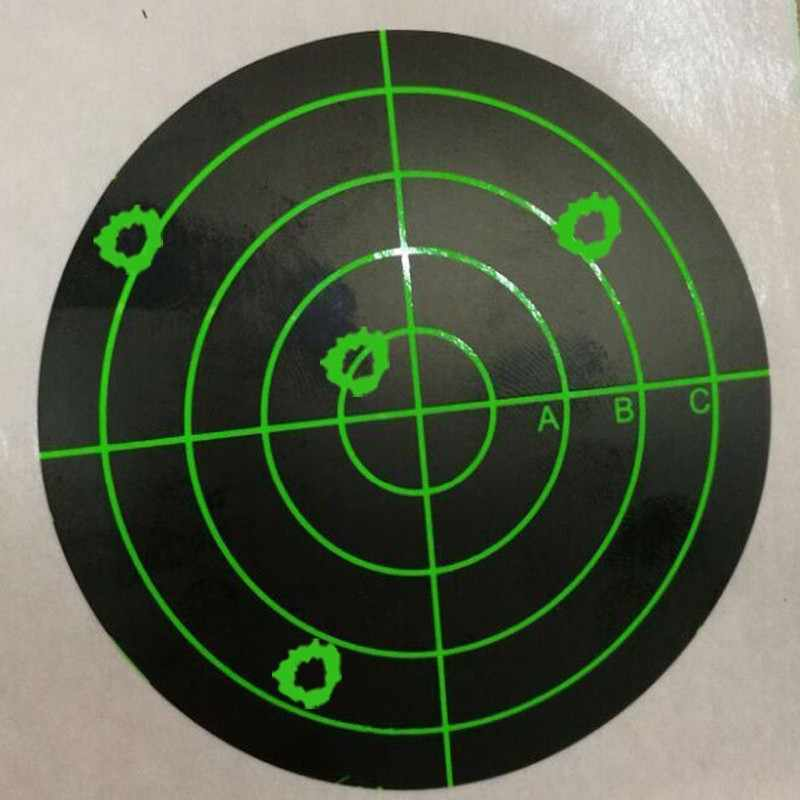
%> input picture 6.3.jpg, 800 x 800 px
$ octave hough_trans_line.m   (GNU Octave 9; MATLAB toolbox functions it lacks are replaced by stand-ins)
%> lines starting %> are read from the running program, lines starting %| are printed output that depends on the picture; in (x1, y1, x2, y2) boxes, pixels count from 0 and x2, y2 are one past the last pixel; in counts of white or black regions, pixels touching at a corner belong together; the program's own positions count from 1
 str='6.3.jpg';   %3.2 doubleline effect 4.1 donot know 4.2 can be handeled
 %in coordinates we should make vertical line to check if that outer
 %background and detect that
 B = imread(str);
%> B is the input picture: size 800x800x3 uint8; mean R, G, B 90.1, 99.1, 79.3
 B=imresize(B,[1300,1300]);
%> B: size 1300x1300x3 uint8


% hf=floor(pts(2,2));
% wf=floor(pts(1,2));
% B = GetCoordinates(B);


 I=B;
 [h,w,s]=size(I);
%> h = 1300; w = 1300; s = 3
 I=imgaussfilt(I,0.8);
 I=imgaussfilt(I,0.8);
 col=I;
 gray=rgb2gray(I);
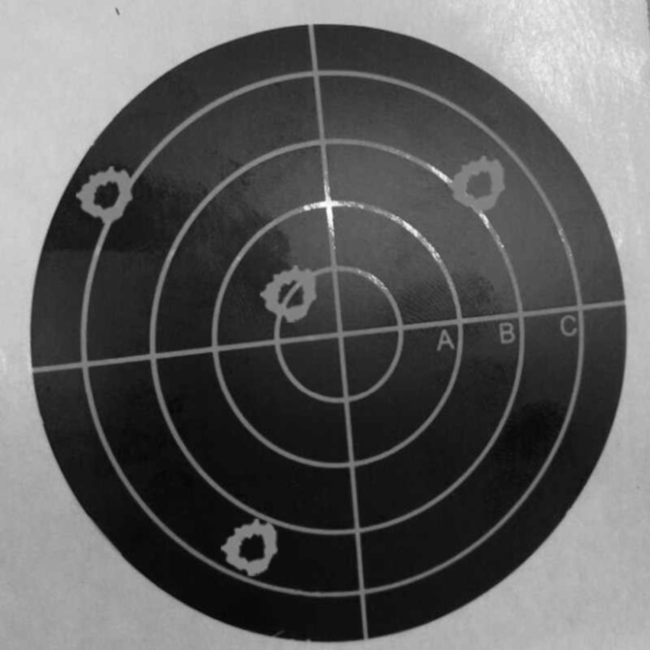
%> gray: size 1300x1300 uint8 (shown at 1/2 size); min 4, max 254, mean 94.2
%  I= edge(gray,'canny',0.4);
 level=0.4;
 I=edge(gray,'Prewitt',0.04);
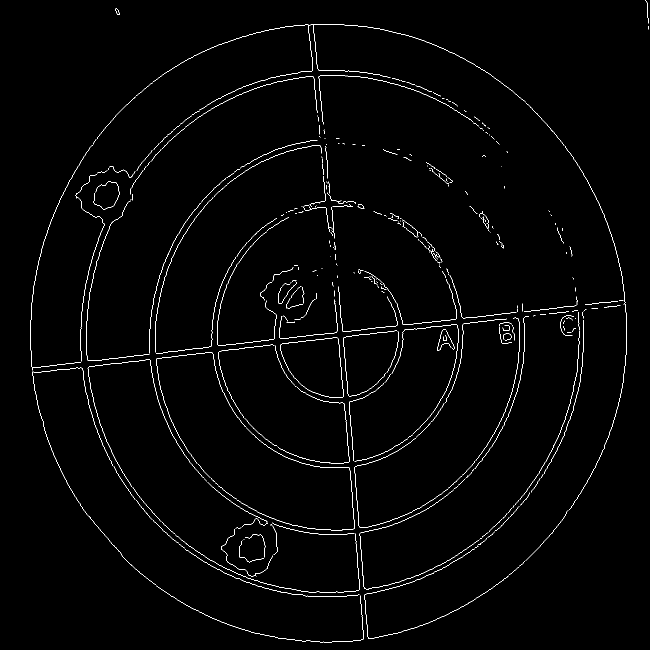
%> I: size 1300x1300 logical (shown at 1/2 size); 1.3% white in thin lines or dots
%  I= bwmorph(I, 'Skel', inf);
 I=im2bw(I,level);
 [H,theta,rho] = hough(I);
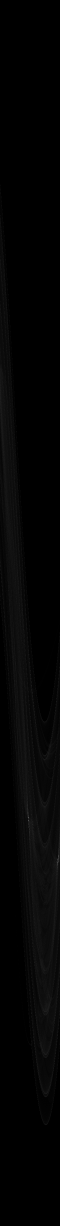
%> H: size 3677x180 double (shown at 1/3 size); min 0, max 363, mean 6; drawn with min black and max white
%> theta = 180 values from -90 to 89; rho = 3677 values from -1838 to 1838
 P = houghpeaks(H,5,'threshold',ceil(0.3*max(H(:))));
%> P = [2463 86; 2589 174]
 x = theta(P(:,2));
%> x = [-5 83]
y = rho(P(:,1));
%> y = [624 750]
%  kj=ceil(0.3*max(H(:)));
%  figure,imshow(kj);
lines = houghlines(I,theta,rho,P,'FillGap',100,'MinLength',7);
%> lines = 3 lines; point1 to point2 (x, y): (653, 289) to (739, 1278), (587, 685) to (65, 749), (632, 49) to (641, 152)

figure, imshow(B), hold on
max_len = 0;
for k = 1:length(lines)
   xy = [lines(k).point1; lines(k).point2];
   plot(xy(:,1),xy(:,2),'LineWidth',2,'Color','green');

   % Plot beginnings and ends of lines
   plot(xy(1,1),xy(1,2),'x','LineWidth',2,'Color','yellow');
   plot(xy(2,1),xy(2,2),'x','LineWidth',2,'Color','red');

   % Determine the endpoints of the longest line segment
   len = norm(lines(k).point1 - lines(k).point2);
   if ( len > max_len)
      max_len = len;
      xy_long = xy;
   end
end
%> this loop made 3 passes
%> (len, max_len, xy_long) on passes 1 to 2: (103.4, 103.4, [632 49; 641 152]), (992.7, 992.7, [653 289; 739 1278])
%> (xy, len) on pass 3: ([587 685; 65 749], 525.9)
% highlight the longest line segment
plot(xy_long(:,1),xy_long(:,2),'LineWidth',2,'Color','red');
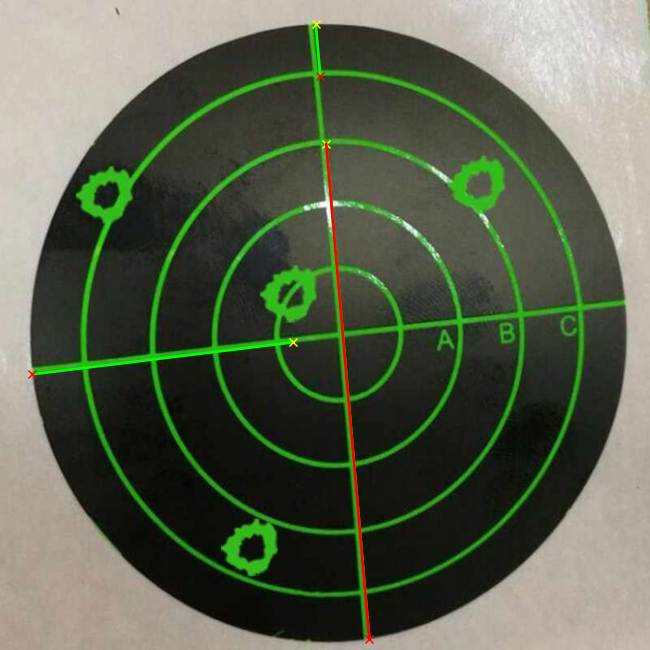
%> figure redrawn from the program's plot data; shown at 1/2 size

 figure,imshow(I);

$ run again, with 1.1.jpg copied over 6.3.jpg
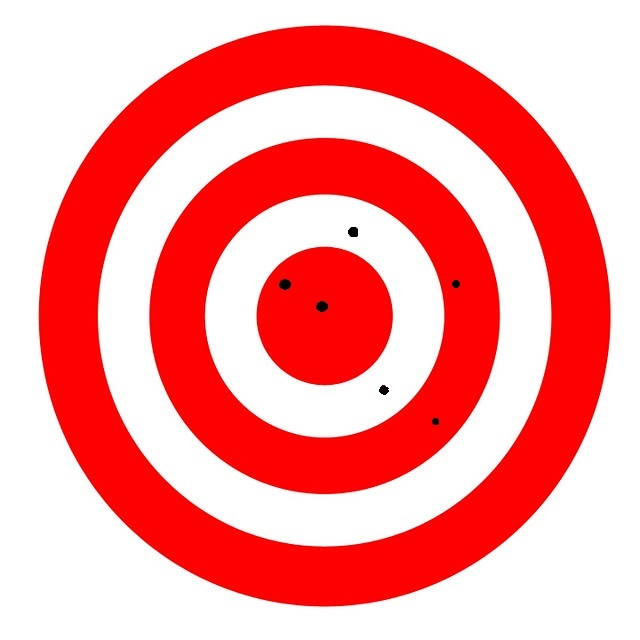
%> input picture 1.1.jpg, 640 x 640 px
%> B is the input picture: size 640x640x3 uint8; mean R, G, B 252.5, 152.9, 152.8
%> B: size 1300x1300x3 uint8
%> `I=edge(gray,'Prewitt',0.04);`:
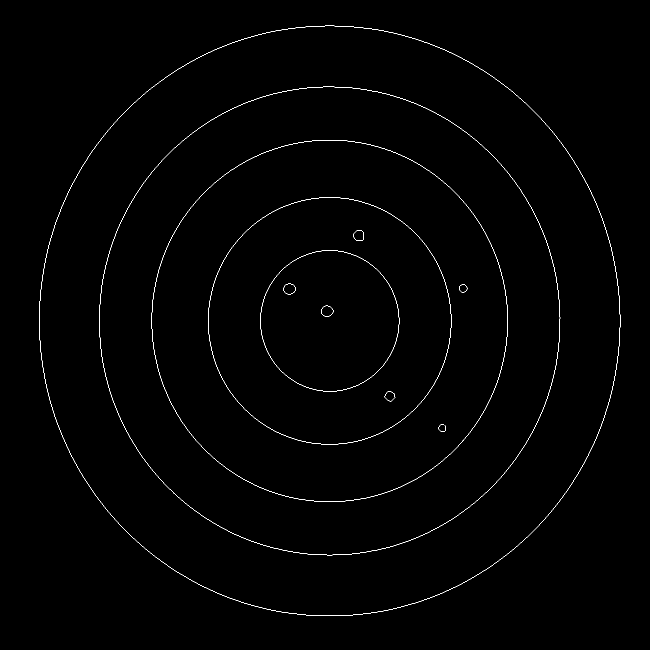
%> I: size 1300x1300 logical (shown at 1/2 size); 0.62% white in thin lines or dots, all inside (x1, y1, x2, y2) = (78, 51, 1241, 1232)
%> theta = 180 values from -90 to 89; rho = 3677 values from -1838 to 1838
%> P = [608 1; 2969 92; 2038 91; 1787 1; 3111 94]
%> x = [-90 1 0 -90 3]
%> y = [-1231 1130 199 -52 1272]
%> lines = 4 lines; point1 to point2 (x, y): (620, 53) to (700, 53), (625, 1232) to (695, 1232), (200, 610) to (200, 675), (1237, 712) to (1241, 654)
%> the loop `for k = 1:length(lines)` made 4 passes
%> (len, max_len, xy_long) on passes 1, 3: (70, 70, [625 1232; 695 1232]), (80, 80, [620 53; 700 53])
%> `plot(xy_long(:,1),xy_long(:,2),'LineWidth',2,'Color','red');`:
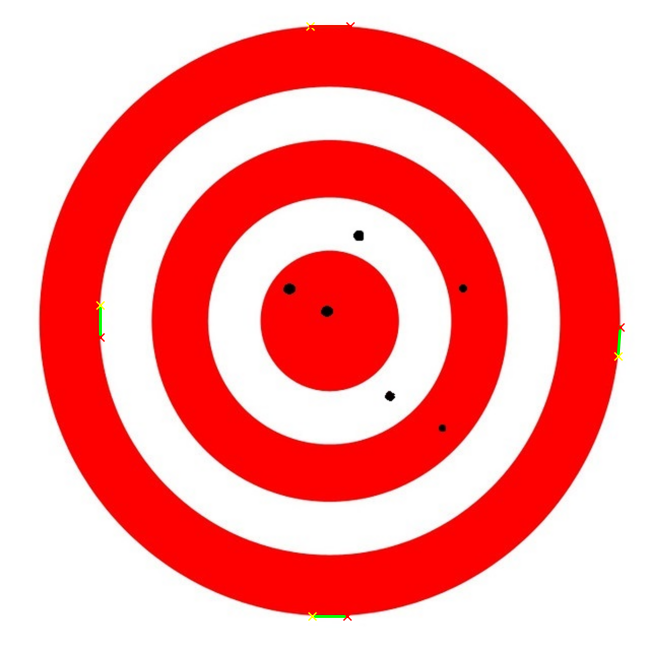
%> figure redrawn from the program's plot data; shown at 1/2 size

$ run again, with 3.3.jpg copied over 6.3.jpg
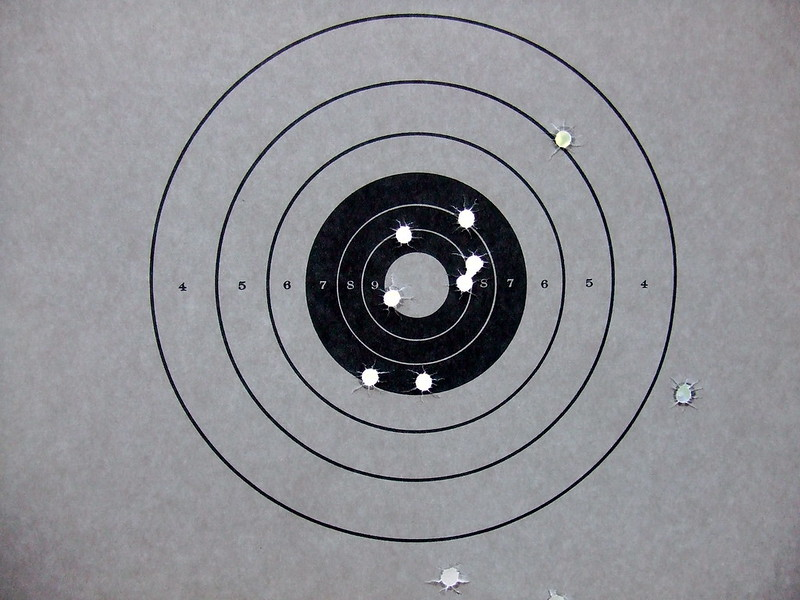
%> input picture 3.3.jpg, 800 x 600 px
%> B is the input picture: size 600x800x3 uint8; mean R, G, B 142.1, 142.4, 147.6
%> B: size 1300x1300x3 uint8
%> `I=edge(gray,'Prewitt',0.04);`:
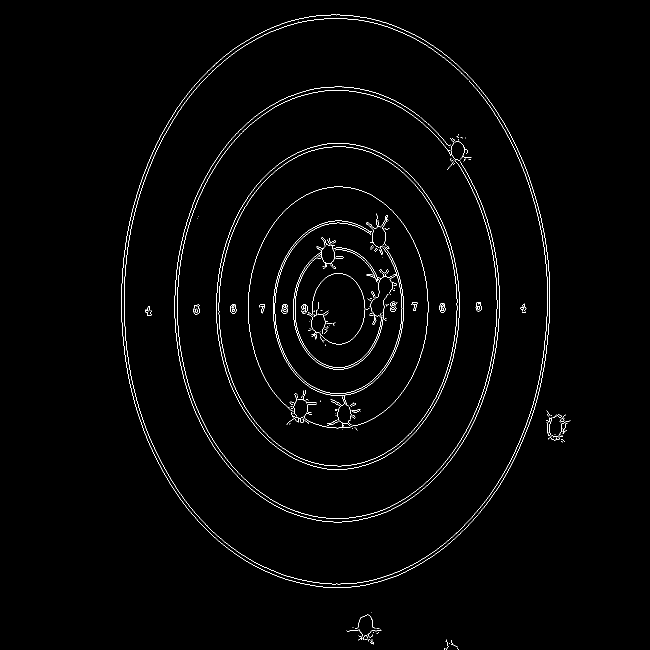
%> I: size 1300x1300 logical (shown at 1/2 size); 1.2% white in thin lines or dots, all inside (x1, y1, x2, y2) = (242, 29, 1141, 1300)
%> theta = 180 values from -90 to 89; rho = 3677 values from -1838 to 1838
%> P = [2948 92; 2869 85; 2902 88; 2136 96; 2624 73]
%> x = [1 -6 -3 5 -18]
%> y = [1109 1030 1063 297 785]
%> lines = 10 lines; longest, point1 to point2 (x, y): (915, 273) to (992, 512), (244, 626) to (261, 442), (1082, 433) to (1100, 608), (1090, 472) to (1099, 647), (1079, 780) to (1112, 880), (1124, 833) to (1129, 883)
%> the loop `for k = 1:length(lines)` made 10 passes
%> (len, max_len, xy_long) on passes 1, 2, 3, 7, 9: (11.05, 11.05, [1095 842; 1096 831]), (15.03, 15.03, [1099 627; 1100 612]), (175.9, 175.9, [1082 433; 1100 608]), (184.8, 184.8, [244 626; 261 442]), (251.1, 251.1, [915 273; 992 512])
%> `plot(xy_long(:,1),xy_long(:,2),'LineWidth',2,'Color','red');`:
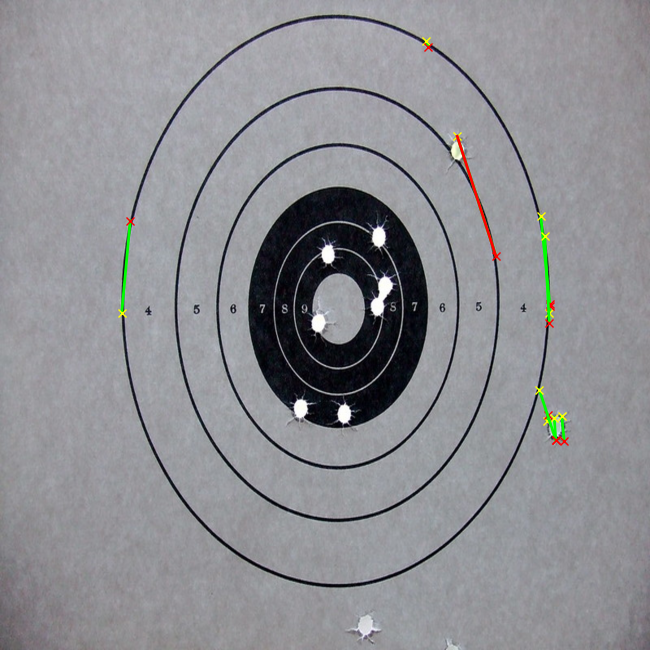
%> figure redrawn from the program's plot data; shown at 1/2 size
